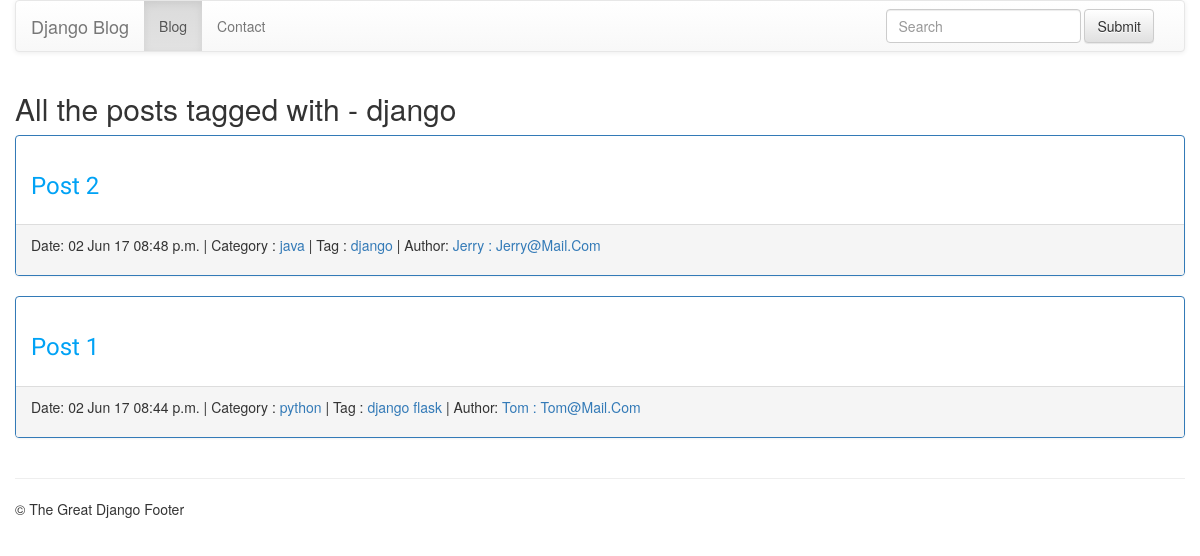
Before: /tag/django/ with the older database file.
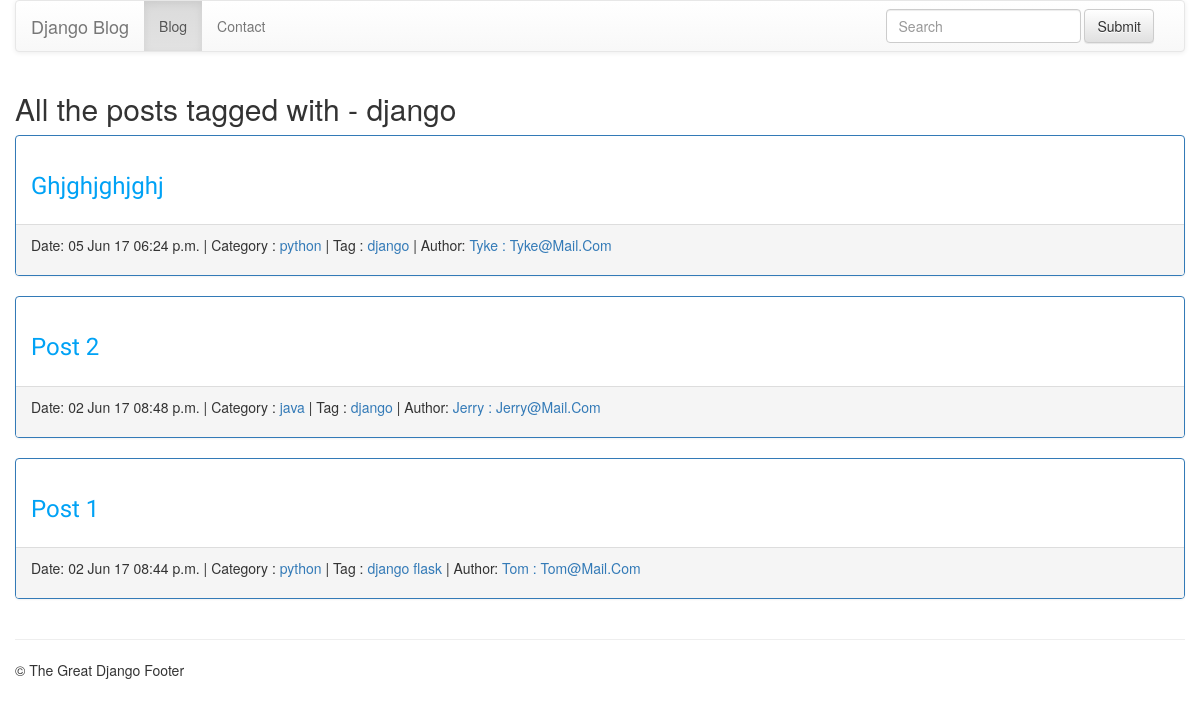
After: the same page with the newer database file.
### blog/models.py (models this page shows, shortened)
class Post(models.Model):
    title = models.CharField(max_length=200)
    slug = models.SlugField(unique=True, help_text="Slug will be generated automatically from post title, and will be displayed when post is saved")
    content = models.TextField()
    pub_date = models.DateTimeField(auto_now_add=True)
    author = models.ForeignKey(Author)
    category = models.ForeignKey(Category)
    tags = models.ManyToManyField(Tag)
    def get_absolute_url(self):
        return reverse('post_detail', args=[self.id])

class Category(models.Model):
    name = models.CharField(max_length=100, unique=True)
    slug = models.SlugField(max_length=100, unique=True)
    author = models.ForeignKey(Author)
    class Meta:
        verbose_name_plural = "Categories"
    def __str__(self):
        return self.name
    def get_absolute_url(self):
        return reverse('posts_by_category', args=[self.slug])

class Tag(models.Model):
    name = models.CharField(max_length=100, unique=True)
    slug = models.SlugField(max_length=100, unique=True)
    author = models.ForeignKey(Author)
    def __str__(self):
        return self.name
    def get_absolute_url(self):
        return reverse('posts_by_tag', args=[self.slug])

class Author(models.Model):
    name = models.CharField(max_length=50, verbose_name="Author Name")
    email = models.EmailField(unique=True)
    active = models.BooleanField(default=False)
    created_on = models.DateTimeField(auto_now_add=True)
    last_logged_in = models.DateTimeField(auto_now=True)
    def __str__(self):
        return self.name + " : " + self.email

### blog/views.py (the view)
# urls.py: url(r'^tag/(?P<tag_slug>[\w-]+)/$', views.posts_by_tag, name='posts_by_tag'),
def posts_by_tag(request, tag_slug):
    tag = get_object_or_404(Tag, slug=tag_slug)
    posts = get_list_or_404(Post.objects.order_by("-id"), tags=tag)
    context = {
        'tag': tag,
        'posts': posts
    }
    return render(request, 'blog/posts_by_tag.html', context)

### blog/templates/blog/posts_by_tag.html
{% extends "blog/base.html" %} {% block title %} {{ tag|title }} - {{ block.super }} {% endblock %} {% block content %}
<div class="content">
    <div class="section-inner clearfix">
        <h2>All the posts tagged with - {{ tag.name }}</h2>
        {% for post in posts %}
        <div class="panel panel-primary">
            <div class="panel-body">
                <h3><a href="{{ post.get_absolute_url }}">{{ post.title|capfirst }}</a></h3>
            </div>
            <div class="panel-footer">
                <p class="post-info">
                {% include 'blog/post_info.html' %}
                </p>
            </div>
        </div>
        {% empty %}
        <p>There are not posts tagged with {{ tag }}</p>
        {% endfor %}
    </div>
</div>
{% endblock %}

### blog/templates/blog/post_info.html
<span>Date: {{ post.pub_date|date:"d M y h:i a" }}</span> |
<span>Category : <a href="{{ post.category.get_absolute_url }}">{{ post.category }}</a></span> |
<span>Tag :
  {% for tag in post.tags.all %}
      <a href="{{ tag.get_absolute_url }}">{{ tag }}</a>
  {% empty %}
      None
  {% endfor %}
</span>|
<span>Author: <a href="{{ post.author.get_absolute_url }}">{{ post.author|title }}</a></span>

Changed rows visible on the page:
added Post: title "Ghjghjghjghj", pub_date "05 Jun 17 06:24 p.m.", category "python", author "Tyke : Tyke@Mail.Com", Tag (name "django")
